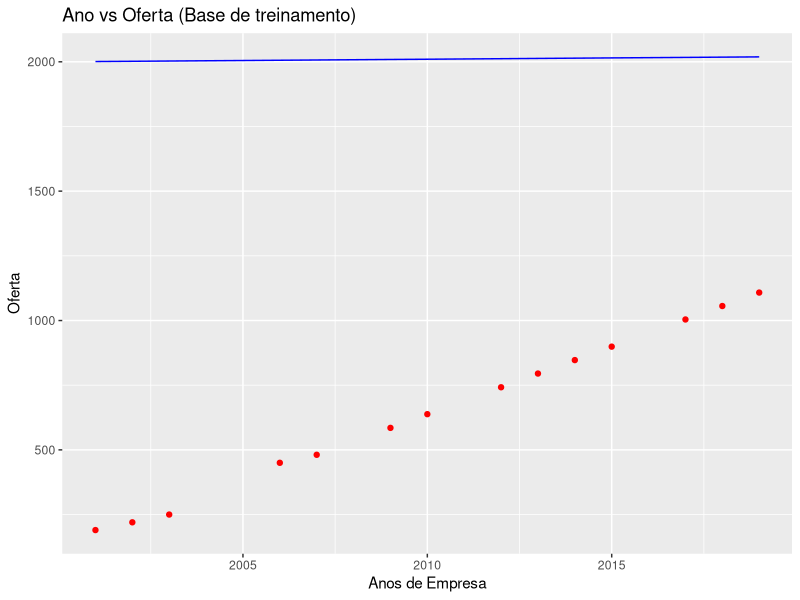
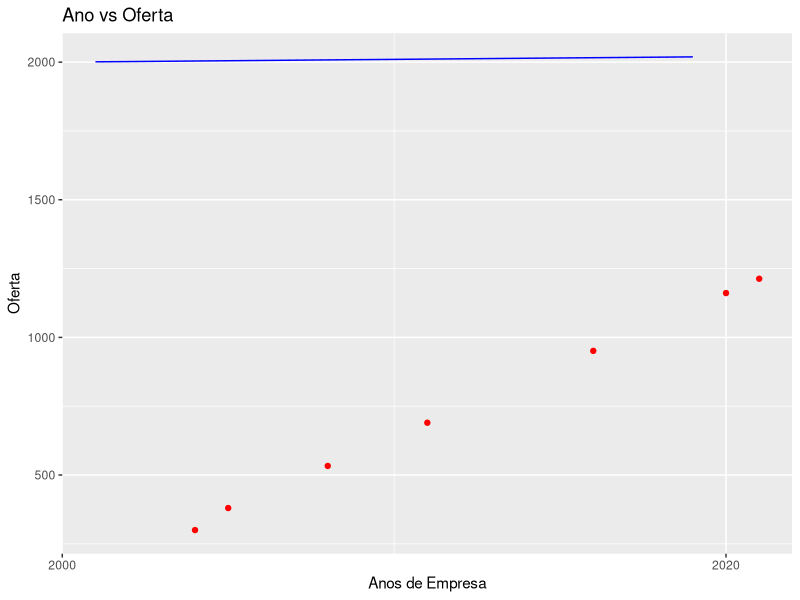

Here is the R script that generated these plots, in order:
# load the package that contains the full dataset and the data viz package.
dataset <- read.csv("categorization.csv", sep = ",", header=T)


# splitting the dataset into the training set and test set
# install.packages('caTools')
library(caTools)
set.seed(123)
#
split = sample.split(dataset$offer,
                     SplitRatio = 2/3) # need pass only dependent variable

trainingSet = subset(dataset, split==TRUE)
testSet = subset(dataset, split==FALSE)

# fitting simple linear regression to training set
# regressor = lm(formula = offer ~ year, data = trainingSet)

regressor <- lm(year ~ demand + offer + import, data=trainingSet)



# prediction
yPred = predict(regressor, newdata = testSet)

library(ggplot2) # for some nice looking graphs!
# Trainint set results visualization
ggplot() +
  geom_point(aes(x= trainingSet$year, y = trainingSet$offer),
             colour = 'red') +
  geom_line(aes(x=trainingSet$year, y = predict(regressor, newdata = trainingSet)),
            colour = 'blue') +
  ggtitle('Ano vs Oferta (Base de treinamento)')+
  xlab('Anos de Empresa') +
  ylab('Oferta')



# library(ggplot2) # for some nice looking graphs!
# Test set results visualization
ggplot() +
  geom_point(aes(x= testSet$year, y = testSet$offer),
             colour = 'red') +
  geom_line(aes(x=trainingSet$year, y = predict(regressor, newdata = trainingSet)),
            colour = 'blue') +
  ggtitle('Ano vs Oferta')+
  xlab('Anos de Empresa') +
  ylab('Oferta') + 
  scale_x_continuous(breaks = pretty(dataset$year, n = 1))
